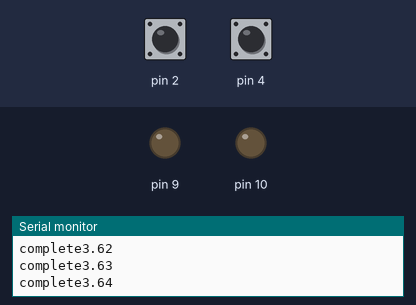
Bench run of a sketch on a simulated Arduino Uno, built with avr-gcc and run on an emulated ATmega328P. Shown: output pins drawn as LEDs (lit = HIGH), the last lines printed to the serial monitor. Dashed ring = blinking. The test bench sets the inputs (shaded band); at power-on: pin 4 HIGH, pin 2 HIGH.

Above: at 4.3 s.
4.4 s: pin 4 pulled LOW for 3.2 s
At 6.0 s:
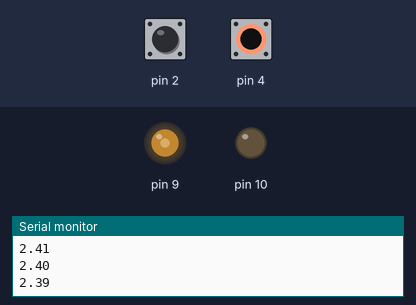
10.6 s: pin 4 pulled LOW for 1 s
At 11.23 s:
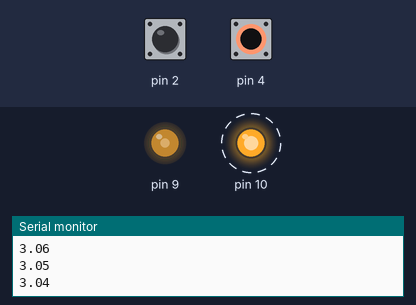
Timing chart, 0 to 13.6 s (numbered marks = the images above; inputs shaded):
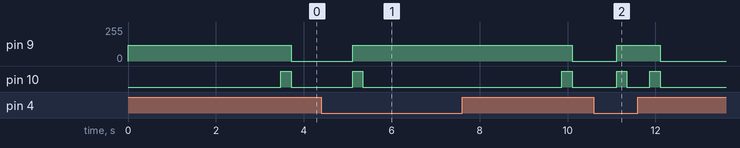

Measured:
- after the input at 4.4 s, pin 9: 0/255 → 120/255 after 0.71 s, → 0/255 5.0 s later; pin 10: alternates HIGH for 0.23 s and LOW for 4.5 s, starting after 0.71 s
- after the input at 10.6 s, pin 9: 0/255 → 120/255 after 0.52 s, → 0/255 0.99 s later; pin 10: alternates HIGH for 0.23 s and LOW for 0.52 s, 4 changes in all, then stays LOW, starting after 0.52 s

The sketch:

lab03_code_release.ino
```cpp
#include "Encoder.hpp"
#include "Motor.hpp"
#include "PIDController.hpp"
#include "BangBangController.hpp"

#define MOT1PWM 9 // PIN 9 is a PWM pin
#define MOT1DIR 10
mtrn3100::Motor motor(MOT1PWM,MOT1DIR);

#define EN_A 2 // PIN 2 is an interupt
#define EN_B 4
mtrn3100::Encoder encoder(EN_A, EN_B);

#define deadband float(5)
static bool trigger = false;

float target = PI;

mtrn3100::BangBangController controller(120, 0.2);

void setup() {
  Serial.begin(115200);
  Serial.println(encoder.getRotation());
  controller.zeroAndSetTarget(encoder.getRotation(), target); // Set the target as 2 Radians
}

void loop() {


  float temp = controller.compute(encoder.getRotation());
  Serial.println(encoder.getRotation());
  if (encoder.getRotation() >= target) {
    motor.setPWM(0);
    Serial.print("complete");
  } else {
    motor.setPWM(temp);
  }

  encoder.readEncoder();
  delay(10);
  // motor.setPWM(120);
}
```

BangBangController.hpp
```cpp
#pragma once

#include <math.h>

namespace mtrn3100 {

class BangBangController {
public:
    BangBangController(float speed, float deadband) : speed(speed), deadband(deadband) {}

    // Compute the output signal required from the current/actual value.
    float compute(float input) {
        error = setpoint - (input - zero_ref);

        // TODO: IMPLIMENT BANG BANG CONTROLLER - REFER TO THE TUTORIAL SLIDES
        if (error < deadband) {
          output = speed;
        } else if (error > deadband) {
          output = -speed;
        } else {
          output = 0;
        }

        return output;
    }

    // Function used to return the last calculated error.
    // The error is the difference between the desired position and current position.
    float getError() {
      return error;
    }

    // Setting function used to update internal parameters
    void tune(float speed, float deadband) {
      speed = speed;
      deadband = deadband;
    }

    // This must be called before trying to achieve a setpoint.
    // First argument becomes the new zero reference point.
    // Target is the setpoint value.
    void zeroAndSetTarget(float zero, float target) {
        zero_ref = zero;
        setpoint = target;
    }

    void setTarget(float target) {
      setpoint = target;
    }

    float getTarget() {
      return setpoint;
    }

private:
    float speed, deadband;
    float error, output;
    float setpoint = 0;
    float zero_ref = 0;
};

}  // namespace mtrn3100
```

Encoder.hpp
```cpp
#pragma once

#include <Arduino.h>

namespace mtrn3100 {


// The encoder class is a simple interface which counts and stores an encoders count.
// Encoder pin 1 is attached to the interupt on the arduino and used to trigger the count.
// Encoder pin 2 is attached to any digital pin and used to derrive rotation direction.
// The count is stored as a volatile variable due to the high frequency updates.
class Encoder {
public:
    Encoder(uint8_t enc1, uint8_t enc2) : encoder1_pin(enc1), encoder2_pin(enc2) {
        instance = this;  // Store the instance pointer
        pinMode(encoder1_pin, INPUT_PULLUP);
        pinMode(encoder2_pin, INPUT_PULLUP);

        // TODO: attach the interrupt on pin one such that it calls the readEncoderISR function on a rising edge
        attachInterrupt(digitalPinToInterrupt(encoder1_pin), Encoder::readEncoderISR, RISING);
    }


    // Encoder function used to update the encoder
    void readEncoder() {
        noInterrupts();

        // NOTE: DO NOT PLACE SERIAL PRINT STATEMENTS IN THIS FUNCTION
        // NOTE: DO NOT CALL THIS FUNCTION MANUALLY IT WILL ONLY WORK IF CALLED BY THE INTERRUPT
        // TODO: Increase or Decrease the count by one based on the reading on encoder pin 2
        int8_t direction = digitalRead(encoder2_pin) ? 1 : -1;
        count += direction;
        interrupts();
    }

    // Helper function which to convert encouder count to radians
    float getRotation() {

        // TODO: Convert encoder count to radians
        return (static_cast<float>(count) / counts_per_revolution) * 2 * PI;
    }

private:
    static void readEncoderISR() {
        if (instance != nullptr) {
            instance->readEncoder();
        }
    }

public:
    const uint8_t encoder1_pin;
    const uint8_t encoder2_pin;
    volatile int8_t direction;
    float position = 0;
    uint16_t counts_per_revolution = 700; //TODO: Identify how many encoder counts are in one rotation
    volatile long count = 0;
    uint32_t prev_time;
    bool read = false;

private:
    static Encoder* instance;
};

Encoder* Encoder::instance = nullptr;

}  // namespace mtrn3100
```

Motor.hpp
```cpp
#pragma once

#include <Arduino.h>

#include "math.h"

namespace mtrn3100 {


// The motor class is a simple interface designed to assist in motor control
// You may choose to impliment additional functionality in the future such as dual motor or speed control
class Motor {
public:
    Motor( uint8_t pwm_pin, uint8_t in2) :  pwm_pin(pwm_pin), dir_pin(in2) {
        // TODO: Set both pins as output
        pinMode(pwm_pin, OUTPUT);
        pinMode(dir_pin, OUTPUT);
    }


    // This function outputs the desired motor direction and the PWM signal.
    // NOTE: a pwm signal > 255 could cause troubles as such ensure that pwm is clamped between 0 - 255.

    void setPWM(int16_t pwm) {

      // TODO: Output digital direction pin based on if input signal is positive or negative.
      // TODO: Output PWM signal between 0 - 255.
        if (pwm > 0) {
        digitalWrite(dir_pin, HIGH);
        analogWrite(pwm_pin, pwm);
        } else {
        digitalWrite(dir_pin, LOW);
        analogWrite(pwm_pin, -pwm);
        }
    }

private:
    const uint8_t pwm_pin;
    const uint8_t dir_pin;
};

}  // namespace mtrn3100
```

PIDController.hpp
```cpp
#pragma once

#include <math.h>

namespace mtrn3100 {

class PIDController {
public:
    PIDController(float kp, float ki, float kd) : kp(kp), ki(ki), kd(kd) {}

    // Compute the output signal required from the current/actual value.
    float compute(float input) {

        curr_time = micros();
        dt = static_cast<float>(curr_time - prev_time) / 1e6;
        prev_time = curr_time;

        error = setpoint - (input - zero_ref);

        // TODO: IMPLIMENT PID CONTROLLER
        integral = integral + error * dt;
        derivative = (error - prev_error) / dt;
        output = kp * error + ki * integral + kd * derivative;

        prev_error = error;

        return output;
    }

    // Function used to return the last calculated error.
    // The error is the difference between the desired position and current position.
    void tune(float p, float i, float d) {
        kp = p;
        ki = i;
        kd = d;
    }

    float getError() {
      return error;
    }

    // This must be called before trying to achieve a setpoint.
    // The first argument becomes the new zero reference point.
    // Target is the setpoint value.
    void zeroAndSetTarget(float zero, float target) {
        prev_time = micros();
        zero_ref = zero;
        setpoint = target;
    }

public:
    uint32_t prev_time, curr_time = micros();
    float dt;

private:
    float kp, ki, kd;
    float error, derivative, integral, output;
    float prev_error = 0;
    float setpoint = 0;
    float zero_ref = 0;


};

}  // namespace mtrn3100
```
